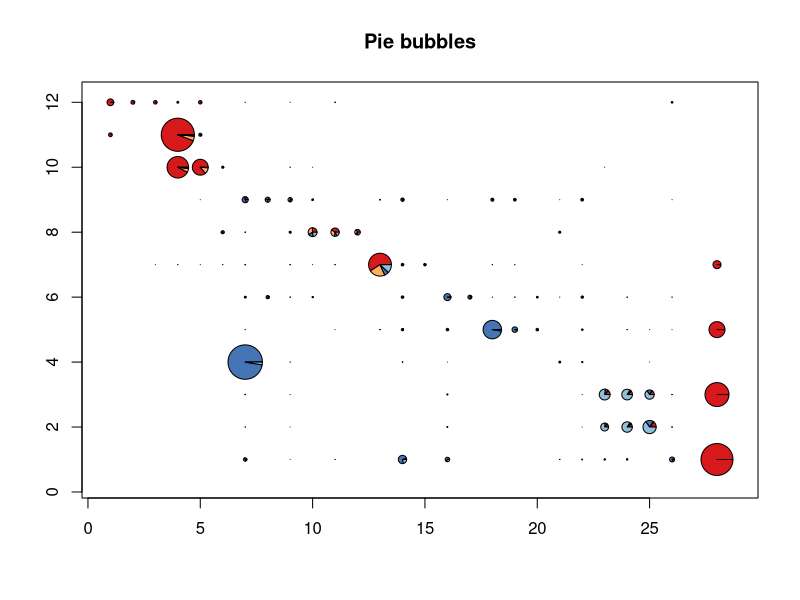

Reproduce this figure in R.
pie_bubbles<-function(xpos,ypos,radii,sectors, 
                      sector_col=NULL,main="",xlab="",ylab="") { 
  xlim<-c(min(xpos-radii),max(xpos+radii)) 
  ylim<-c(min(ypos-radii),max(ypos+radii)) 
  nbubbles<-length(xpos) 
  if(is.null(sector_col)) { 
    sector_col<-list() 
    for(scol in 1:nbubbles) 
      sector_col[[scol]]<-rainbow(length(sectors[[scol]]))
  } 
  plot(0,xlim=xlim,ylim=ylim,type="n", 
       main=main,xlab=xlab,ylab=ylab) 
  for(bubble in 1:nbubbles) 
    floating.pie(xpos=xpos[bubble],ypos=ypos[bubble], 
                 x=sectors[[bubble]],radius=radii[bubble], 
                 col=c("#D7191C","#FDAE61","#4575B4","#91BFDB"))
} 

pdf("Fig2E.pdf",w=12,h=12)

#raw data for Fig. 2E
xpos<-c(28,28,28,28,1,2,3,5,4,26,11,7,9,4,1,5,4,5,6,9,23,10,7,8,9,14,18,22,19,10,13,16,26,5,21,10,11,12,6,9,21,7,13,14,15,7,9,18,11,4,6,19,10,22,3,5,16,17,8,14,22,7,20,10,9,24,19,18,21,26,18,19,20,16,14,22,13,24,7,11,25,26,7,21,22,14,9,16,25,23,24,25,16,7,26,9,22,25,24,23,16,7,26,9,22,14,26,16,7,24,23,22,21,11,9)
ypos<-c(1,3,5,7,12,12,12,12,12,12,12,12,12,11,11,11,10,10,10,10,10,10,9,9,9,9,9,9,9,9,9,9,9,9,9,8,8,8,8,8,8,8,7,7,7,7,7,7,7,7,7,7,7,7,7,7,6,6,6,6,6,6,6,6,6,6,6,6,6,6,5,5,5,5,5,5,5,5,5,5,5,5,4,4,4,4,4,4,4,3,3,3,3,3,3,3,3,2,2,2,2,2,2,2,2,1,1,1,1,1,1,1,1,1,1)
radii<-c(0.7111,0.5333,0.3556,0.1778,0.1505,0.086,0.0796,0.0767,0.0416,0.0373,0.0143,0.0057,0.0022,0.7372,0.0839,0.0666,0.4789,0.3528,0.0473,0.0083,0.0004,0.0004,0.1357,0.1107,0.0954,0.0738,0.0653,0.0585,0.0579,0.0375,0.0119,0.0017,0.0017,0.0006,0.0006,0.1982,0.186,0.1236,0.0685,0.0439,0.0434,0.0056,0.5085,0.0551,0.053,0.0085,0.0042,0.0042,0.0032,0.0021,0.0021,0.0021,0.0011,0.0011,0.0011,0.0011,0.1555,0.0866,0.072,0.0553,0.0501,0.0396,0.0365,0.0261,0.0073,0.0063,0.0063,0.0052,0.0031,0.0021,0.4106,0.1224,0.056,0.0552,0.0506,0.0319,0.0025,0.0021,0.0008,0.0008,0.0008,0.0004,0.7657,0.0406,0.0234,0.0095,0.0004,0.0002,0.0002,0.241,0.2377,0.2064,0.0196,0.0104,0.0046,0.0013,0.0013,0.2939,0.2323,0.1749,0.0143,0.005,0.005,0.0007,0.0007,0.1845,0.1108,0.099,0.0757,0.0288,0.0279,0.0151,0.0029,0.0023,0.0003)
sectors<-list(c(1,0,0,0),c(1,0,0,0),c(1,0,0,0),c(1,0,0,0),c(208,0,0,2),c(120,0,0,0),c(111,0,0,0),c(107,0,0,0),c(58,0,0,0),c(52,0,0,0),c(20,0,0,0),c(8,0,0,0),c(3,0,0,0),c(1689,81,3,20),c(204,0,0,0),c(139,21,0,2),c(1122,71,3,19),c(773,112,0,10),c(113,7,0,0),c(21,0,0,0),c(0,0,0,1),c(1,0,0,0),c(46,26,129,38),c(42,46,64,43),c(42,73,18,35),c(21,24,66,19),c(17,23,54,21),c(24,19,22,38),c(20,11,46,25),c(7,37,6,16),c(1,0,17,3),c(0,0,3,0),c(3,0,0,0),c(0,0,0,1),c(0,1,0,0),c(102,128,68,90),c(149,118,38,59),c(83,69,37,53),c(65,6,21,42),c(33,33,11,9),c(42,8,16,19),c(5,4,2,0),c(284,109,30,57),c(3,8,34,7),c(22,18,2,8),c(6,1,1,0),c(1,1,2,0),c(1,3,0,0),c(1,0,1,1),c(0,1,0,1),c(0,1,1,0),c(0,1,1,0),c(0,0,1,0),c(0,1,0,0),c(1,0,0,0),c(1,0,0,0),c(1,1,143,4),c(3,11,54,15),c(1,2,57,9),c(2,0,48,3),c(5,3,36,4),c(5,0,28,5),c(0,0,30,5),c(1,5,17,2),c(0,0,3,4),c(0,0,4,2),c(5,0,0,1),c(0,0,5,0),c(0,0,3,0),c(0,0,1,1),c(5,0,960,25),c(3,0,284,8),c(3,0,126,6),c(3,1,122,7),c(12,2,96,12),c(3,0,67,7),c(1,1,3,1),c(0,2,2,1),c(0,0,1,1),c(0,0,2,0),c(0,0,2,0),c(0,0,1,0),c(8,5,3529,94),c(0,0,186,7),c(0,2,102,7),c(2,0,38,5),c(1,0,1,0),c(0,0,1,0),c(0,0,1,0),c(51,3,32,283),c(38,4,17,305),c(50,6,53,207),c(10,1,1,18),c(1,0,2,13),c(2,0,2,3),c(0,0,0,2),c(0,0,2,0),c(58,7,78,267),c(33,4,15,272),c(32,3,23,186),c(7,1,1,11),c(0,0,1,6),c(2,0,1,4),c(0,0,0,1),c(0,0,1,0),c(24,11,412,116),c(17,9,267,45),c(23,5,186,88),c(12,60,108,51),c(16,3,9,60),c(6,0,10,69),c(17,0,19,10),c(1,1,1,6),c(1,0,6,0),c(0,0,1,0))

library(plotrix)
pie_bubbles(xpos,ypos,radii,sectors,main="Pie bubbles")
dev.off()

